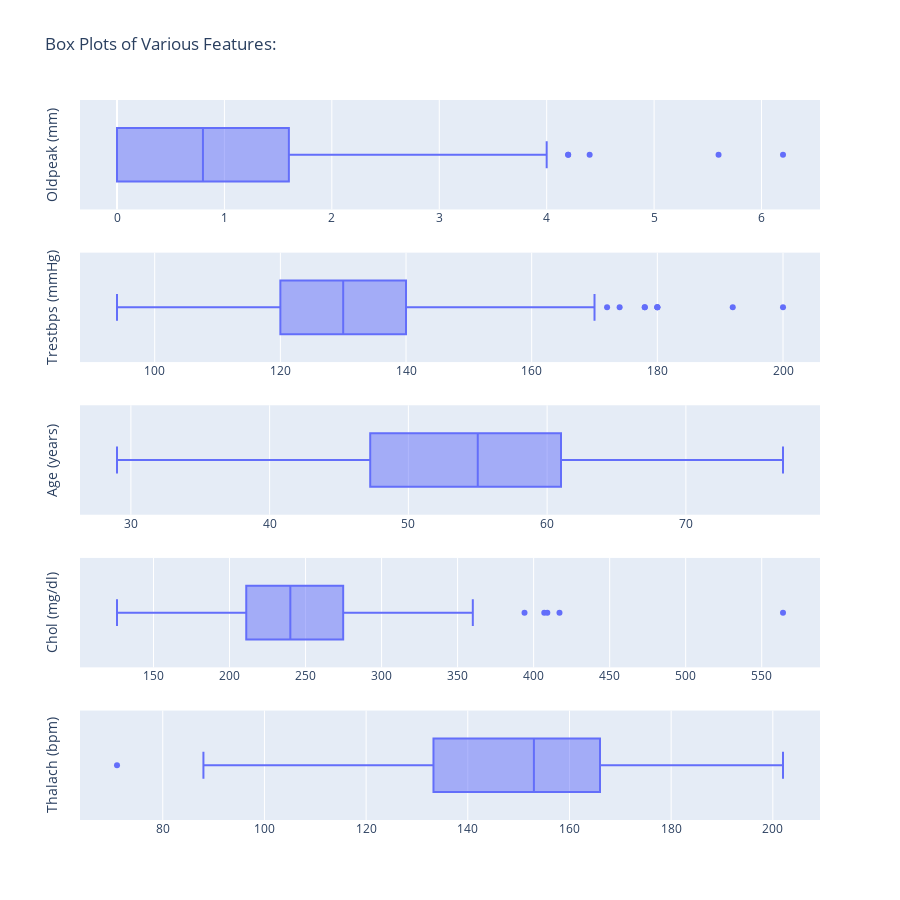

The notebook cell this image was saved under:
### Markdown cell above
### Exploring the frequency of each variable in the data set using a histogram, we deduced that 

Age: The maximum number of people in the dataset are of the age of 60

Sex: The number of females are almost twice the number of males in the dataset

cp: Chest pain type 0 has the highest frequency in the dataset

Trestbps: Most number of people have a resting blood pressure between 125-137

Chol: Most number of people have a cholestrol level between 225-250

fbs: There are more occurence of 0 (blood sugar levels <120) than 1 (blood sugar>= 120)

restecg: The number of occurence of levels 0 and 1 are similar, 2 has the least occurence of the type of restecg

thalach: Most number of people have a maximum heart rate achieved of 150-160

exang: The frequency of the number of people without Exercise induced angina is greater than the number of people with Exercise induced angina

oldpeak: The highest frequency of oldpeak level is 0

slope: The levels of 1 and 2 have similar frequencies whilst 0 has the lowest frequency

ca: Level 0 has the highest occurence followed by 1, 2, 3 then 4

thal: The highest frequency is at level 2, followed by 3, 1 and 0 

Target: In our dataset, the frequency of having heart disease is greater than the frequency of not having heart disease|

### Code cell
temp=data[['oldpeak','trestbps','age','chol','thalach']]
fig = make_subplots(rows=5)

# Add the box plots to the subplots
fig.add_trace(px.box(data_frame=temp, x='oldpeak').data[0], row=1, col=1)
fig.add_trace(px.box(data_frame=temp, x='trestbps').data[0], row=2, col=1)
fig.add_trace(px.box(data_frame=temp, x='age').data[0], row=3, col=1)
fig.add_trace(px.box(data_frame=temp, x='chol').data[0], row=4, col=1)
fig.add_trace(px.box(data_frame=temp, x='thalach').data[0], row=5, col=1)

# Update the layout and axes labels
fig.update_layout(title='Box Plots of Various Features:',height=900, width=900)

fig.update_yaxes(title_text='Oldpeak (mm)', row=1, col=1)
fig.update_yaxes(title_text='Trestbps (mmHg)', row=2, col=1)
fig.update_yaxes(title_text='Age (years)', row=3, col=1)
fig.update_yaxes(title_text='Chol (mg/dl)', row=4, col=1)
fig.update_yaxes(title_text='Thalach (bpm)', row=5, col=1)

# Show the plot
fig.show()

### Figure 1 — Plotly figure (JSON) as saved in the notebook; plotly's stock layout.template omitted (floating-point values rounded to 4 significant figures; data arrays with more than 128 entries replaced by an {"elided": "..."} marker saying what was removed)
{"data": [{"alignmentgroup": "True", "hovertemplate": "oldpeak=%{x}<extra></extra>", "legendgroup": "", "marker": {"color": "#636efa"}, "name": "", "notched": false, "offsetgroup": "", "orientation": "h", "showlegend": false, "type": "box", "x": {"elided": "303 float values"}, "x0": " ", "xaxis": "x", "y0": " ", "yaxis": "y"}, {"alignmentgroup": "True", "hovertemplate": "trestbps=%{x}<extra></extra>", "legendgroup": "", "marker": {"color": "#636efa"}, "name": "", "notched": false, "offsetgroup": "", "orientation": "h", "showlegend": false, "type": "box", "x": {"elided": "303 int values"}, "x0": " ", "xaxis": "x2", "y0": " ", "yaxis": "y2"}, {"alignmentgroup": "True", "hovertemplate": "age=%{x}<extra></extra>", "legendgroup": "", "marker": {"color": "#636efa"}, "name": "", "notched": false, "offsetgroup": "", "orientation": "h", "showlegend": false, "type": "box", "x": {"elided": "303 int values"}, "x0": " ", "xaxis": "x3", "y0": " ", "yaxis": "y3"}, {"alignmentgroup": "True", "hovertemplate": "chol=%{x}<extra></extra>", "legendgroup": "", "marker": {"color": "#636efa"}, "name": "", "notched": false, "offsetgroup": "", "orientation": "h", "showlegend": false, "type": "box", "x": {"elided": "303 int values"}, "x0": " ", "xaxis": "x4", "y0": " ", "yaxis": "y4"}, {"alignmentgroup": "True", "hovertemplate": "thalach=%{x}<extra></extra>", "legendgroup": "", "marker": {"color": "#636efa"}, "name": "", "notched": false, "offsetgroup": "", "orientation": "h", "showlegend": false, "type": "box", "x": {"elided": "303 int values"}, "x0": " ", "xaxis": "x5", "y0": " ", "yaxis": "y5"}], "layout": {"height": 900, "title": {"text": "Box Plots of Various Features:"}, "width": 900, "xaxis": {"anchor": "y", "domain": [0, 1]}, "xaxis2": {"anchor": "y2", "domain": [0, 1]}, "xaxis3": {"anchor": "y3", "domain": [0, 1]}, "xaxis4": {"anchor": "y4", "domain": [0, 1]}, "xaxis5": {"anchor": "y5", "domain": [0, 1]}, "yaxis": {"anchor": "x", "domain": [0.848, 1], "title": {"text": "Oldpeak (mm)"}}, "yaxis2": {"anchor": "x2", "domain": [0.636, 0.788], "title": {"text": "Trestbps (mmHg)"}}, "yaxis3": {"anchor": "x3", "domain": [0.424, 0.576], "title": {"text": "Age (years)"}}, "yaxis4": {"anchor": "x4", "domain": [0.212, 0.364], "title": {"text": "Chol (mg/dl)"}}, "yaxis5": {"anchor": "x5", "domain": [0, 0.152], "title": {"text": "Thalach (bpm)"}}}}
